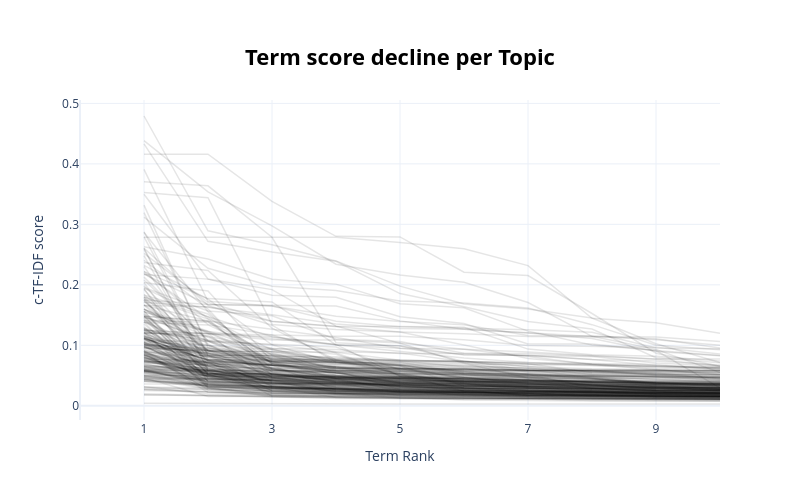

Here is the notebook cell this chart was saved with:
### Markdown cell above
#### Visualise term score decline

### Code cell
topic_model.visualize_term_rank()
